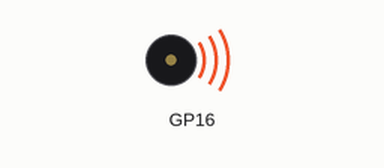
Simulated run of this program. Board: Raspberry Pi Pico running MicroPython. On the bench: buzzer (waves = sounding). What the program prints to the serial console is not drawn. At 1.7 s the program stops and its outputs stay as they are.

Above: at 0.05 s.
Timing chart, 0 to 3.0 s (numbered marks = the images above):
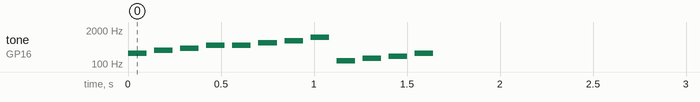

Measured:
- by itself, tone on GP16: plays 262 Hz for 0.10 s, 330 Hz for 0.10 s, 392 Hz for 0.10 s, 523 Hz for 0.10 s, 524 Hz for 0.10 s, 660 Hz for 0.10 s … (12 notes in this stretch)

The program:

passive-buzzer-octaves.py
```python
from machine import Pin, PWM
import time

# Define notes (Hz)
NOTES = {
    'C4': 262,
    'D4': 294,
    'E4': 330,
    'F4': 349,
    'G4': 392,
    'A4': 440,
    'B4': 494,
    'C5': 523
}

# Play melody on passive buzzer
def play_melody(pin_number, melody, duration=0.3, octave_shift=0):
    buzzer = PWM(Pin(pin_number))
    for note in melody:
        if note == " ":
            buzzer.duty_u16(0)  # Rest
        else:
            freq = NOTES[note] * (2 ** octave_shift)  # Apply octave shift
            buzzer.freq(int(freq))
            buzzer.duty_u16(50000)  # Volume
        time.sleep(duration)
        buzzer.duty_u16(0)  # Stop between notes
        time.sleep(0.04)
    buzzer.deinit()

# Example melody
melody = ["C4", "E4", "G4", "C5"]

# Play normally
print("Normal octave:")
play_melody(16, melody, duration=0.1, octave_shift=0)

# Play 1 octave up
print("One octave up:")
play_melody(16, melody, duration=0.1, octave_shift=1)

# Play 1 octave down
print("One octave down:")
play_melody(16, melody, duration=0.1, octave_shift=-1)
```
